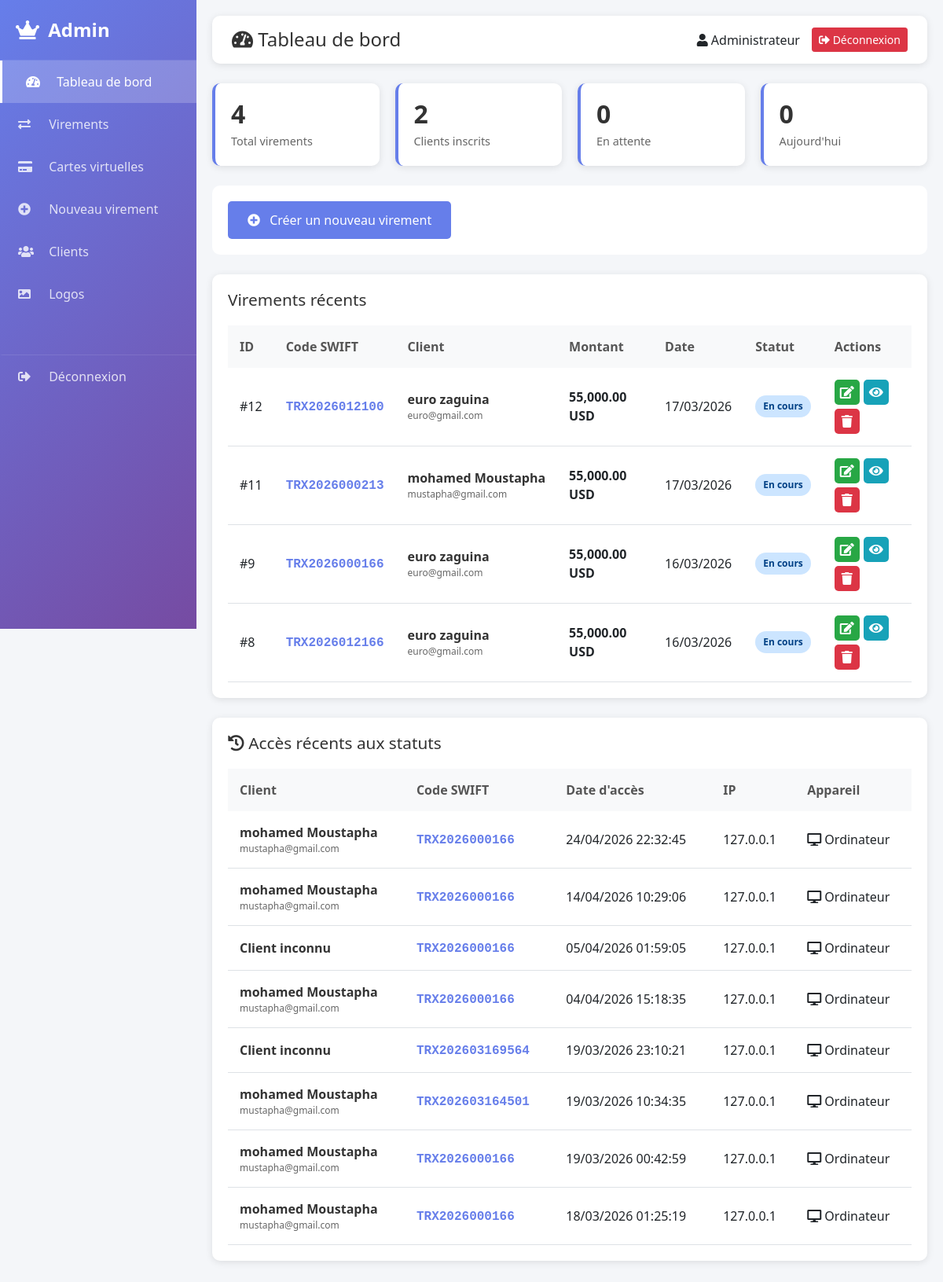
The app's page /admin-dashboard.php (signed in) with its own data.
### tables this page shows
CREATE TABLE IF NOT EXISTS `virements` (
  `id` int NOT NULL AUTO_INCREMENT,
  `user_id` int DEFAULT NULL,
  `code_swift` varchar(50) DEFAULT NULL,
  `date_creation` datetime DEFAULT CURRENT_TIMESTAMP,
  `date_valeur` datetime DEFAULT CURRENT_TIMESTAMP,
  `motif_virement` text DEFAULT NULL,
  `expediteur_nom` varchar(100) DEFAULT NULL,
  `expediteur_prenom` varchar(100) DEFAULT NULL,
  `expediteur_pays` varchar(100) DEFAULT NULL,
  `expediteur_numero_aba` varchar(100) DEFAULT NULL,
  `expediteur_numero_compte` varchar(100) DEFAULT NULL,
  `expediteur_nom_banque` varchar(200) DEFAULT NULL,
  `destinataire_nom` varchar(100) DEFAULT NULL,
  `destinataire_prenom` varchar(100) DEFAULT NULL,
  `destinataire_pays` varchar(100) DEFAULT NULL,
  `destinataire_code_banque` varchar(50) DEFAULT NULL,
  `destinataire_code_guichet` varchar(50) DEFAULT NULL,
  `destinataire_numero_compte` varchar(100) DEFAULT NULL,
  `destinataire_nom_banque` varchar(200) DEFAULT NULL,
  `devise` varchar(10) DEFAULT 'USD',
  `montant` decimal(15,2) DEFAULT NULL,
  `motif` text,
  `statut` varchar(50) DEFAULT 'En cours',
  `contact_whatsapp` varchar(50) DEFAULT NULL,
  `message_statut` text,
  `client_email` varchar(100) DEFAULT NULL,
  `pourcentage` int DEFAULT '95',
  `expediteur_bic` varchar(20) DEFAULT 'BKBCGB2L',
  `destinataire_bic` varchar(20) DEFAULT 'UGABGALI',
  PRIMARY KEY (`id`),
  UNIQUE KEY `code_swift` (`code_swift`),
  KEY `user_id` (`user_id`)
);

CREATE TABLE IF NOT EXISTS `utilisateurs` (
  `id` int NOT NULL AUTO_INCREMENT,
  `nom` varchar(100) NOT NULL,
  `prenom` varchar(100) NOT NULL,
  `email` varchar(150) NOT NULL,
  `telephone` varchar(20) DEFAULT NULL,
  `mot_de_passe` varchar(255) NOT NULL,
  `date_inscription` timestamp NULL DEFAULT CURRENT_TIMESTAMP,
  `role` varchar(20) DEFAULT 'client',
  `pays` varchar(100) DEFAULT 'USA',
  PRIMARY KEY (`id`),
  UNIQUE KEY `email` (`email`)
);

CREATE TABLE IF NOT EXISTS `historique_acces` (
  `id` int NOT NULL AUTO_INCREMENT,
  `virement_id` int NOT NULL,
  `user_id` int NOT NULL,
  `code_swift` varchar(50) NOT NULL,
  `date_acces` datetime DEFAULT CURRENT_TIMESTAMP,
  `ip_adresse` varchar(45) DEFAULT NULL,
  `user_agent` text,
  PRIMARY KEY (`id`),
  KEY `virement_id` (`virement_id`),
  KEY `user_id` (`user_id`)
);

### admin-dashboard.php (the view, shortened to what this page needs)
<?php
require_once 'config.php';
try {
    $stmt = $pdo->query("SELECT COUNT(*) as total FROM virements");
    $total_virements = $stmt->fetch()['total'] ?? 0;
    $stmt = $pdo->query("SELECT COUNT(*) as total FROM utilisateurs WHERE role != 'admin' OR role IS NULL");
    $total_clients = $stmt->fetch()['total'] ?? 0;
    $stmt = $pdo->query("SELECT COUNT(*) as total FROM virements WHERE statut = 'En attente'");
    $virements_attente = $stmt->fetch()['total'] ?? 0;
    $aujourdhui = date('Y-m-d');
    $stmt = $pdo->prepare("SELECT COUNT(*) as total FROM virements WHERE DATE(date_creation) = ?");
    $stmt->execute([$aujourdhui]);
    $virements_aujourdhui = $stmt->fetch()['total'] ?? 0;
} catch (Exception $e) {
    $total_virements = 0;
    $total_clients = 0;
    $virements_attente = 0;
    $virements_aujourdhui = 0;
}
try {
    $stmt = $pdo->query("
        SELECT
            v.*,
            u.nom as client_nom,
            u.prenom as client_prenom,
            u.email as client_email
        FROM virements v
        LEFT JOIN utilisateurs u ON v.user_id = u.id
        ORDER BY v.date_creation DESC
        LIMIT 5
    ");
    $virements_recents = $stmt->fetchAll();
} catch (Exception $e) {
    $virements_recents = [];
}
try {
    $stmt_acces = $pdo->query("
        SELECT h.*, u.nom, u.prenom, u.email, v.code_swift as virement_code
        FROM historique_acces h
        LEFT JOIN utilisateurs u ON h.user_id = u.id
        LEFT JOIN virements v ON h.virement_id = v.id
        ORDER BY h.date_acces DESC
        LIMIT 10
    ");
    $acces_recents = $stmt_acces->fetchAll();
} catch (Exception $e) {
    $acces_recents = [];
}
?>
<!DOCTYPE html>
<html lang="fr">
<head>
    <link rel="stylesheet" href="https://stackpath.bootstrapcdn.com/bootstrap/4.5.2/css/bootstrap.min.css">
    <link rel="stylesheet" href="https://cdnjs.cloudflare.com/ajax/libs/font-awesome/5.15.3/css/all.min.css">
</head>
<body>
    <div class="sidebar" id="sidebar">
        <div class="sidebar-header">
            <span><i class="fas fa-crown"></i> Admin</span>
        </div>
        <nav>
    <a href="admin-dashboard.php" class="active"><i class="fas fa-tachometer-alt"></i> Tableau de bord</a>
    <a href="admin-virements.php"><i class="fas fa-exchange-alt"></i> Virements</a>
    <a href="admin-cartes.php"><i class="fas fa-credit-card"></i> Cartes virtuelles</a>
    <a href="admin-nouveau-virement.php"><i class="fas fa-plus-circle"></i> Nouveau virement</a>
    <a href="admin-clients.php"><i class="fas fa-users"></i> Clients</a>
    <a href="admin-logos.php"><i class="fas fa-image"></i> Logos</a>
    <a href="logout.php" style="border-top: 1px solid rgba(255,255,255,0.1); margin-top: 50px;"><i class="fas fa-sign-out-alt"></i> Déconnexion</a>
</nav>
    </div>
    <div class="main-content">
        <div class="admin-header">
            <h2><i class="fas fa-tachometer-alt"></i> Tableau de bord</h2>
            <div class="user-info">
                <span><i class="fas fa-user"></i> <?= htmlspecialchars(($_SESSION['user_prenom'] ?? '') . ' ' . ($_SESSION['user_nom'] ?? '')) ?></span>
                <a href="logout.php" class="btn btn-danger btn-sm"><i class="fas fa-sign-out-alt"></i> Déconnexion</a>
            </div>
        </div>
        <div class="stats-grid">
            <div class="stat-card">
                <div class="number"><?= $total_virements ?></div>
                <div class="label">Total virements</div>
            </div>
            <div class="stat-card">
                <div class="number"><?= $total_clients ?></div>
                <div class="label">Clients inscrits</div>
            </div>
            <div class="stat-card">
                <div class="number"><?= $virements_attente ?></div>
                <div class="label">En attente</div>
            </div>
            <div class="stat-card">
                <div class="number"><?= $virements_aujourdhui ?></div>
                <div class="label">Aujourd'hui</div>
            </div>
        </div>
        <div class="actions-bar">
            <a href="admin-nouveau-virement.php" class="btn-primary">
                <i class="fas fa-plus-circle"></i> Créer un nouveau virement
            </a>
        </div>
        <div class="table-card">
            <h3>Virements récents</h3>
            <?php if (empty($virements_recents)): ?>
                <p class="text-center text-muted">Aucun virement trouvé</p>
            <?php else: ?>
                <div class="table-responsive">
                    <table>
                        <thead>
                            <tr>
                                <th>ID</th>
                                <th>Code SWIFT</th>
                                <th>Client</th>
                                <th>Montant</th>
                                <th>Date</th>
                                <th>Statut</th>
                                <th>Actions</th>
                            </tr>
                        </thead>
                        <tbody>
                            <?php foreach ($virements_recents as $v): ?>
                            <tr>
                                <td>#<?= $v['id'] ?></td>
                                <td><span class="code-swift"><?= htmlspecialchars($v['code_swift'] ?? 'N/A') ?></span></td>
                                <td>
                                    <div class="client-name">
                                        <?= htmlspecialchars($v['client_prenom'] ?? '') ?> <?= htmlspecialchars($v['client_nom'] ?? 'Client inconnu') ?>
                                    </div>
                                    <div class="client-email"><?= htmlspecialchars($v['client_email'] ?? '') ?></div>
                                </td>
                                <td><strong><?= number_format($v['montant'], 2) ?> <?= $v['devise'] ?></strong></td>
                                <td><?= date('d/m/Y', strtotime($v['date_creation'])) ?></td>
                                <td>
                                    <?php
                                    $badge_class = '';
                                    if ($v['statut'] == 'Validé') $badge_class = 'badge-valide';
                                    elseif ($v['statut'] == 'En attente') $badge_class = 'badge-attente';
                                    elseif ($v['statut'] == 'En cours') $badge_class = 'badge-encours';
                                    elseif ($v['statut'] == 'Refusé') $badge_class = 'badge-refuse';
                                    else $badge_class = 'badge-attente';
                                    ?>
                                    <span class="badge-statut <?= $badge_class ?>"><?= $v['statut'] ?></span>
                                </td>
                                <td>
                                    <div class="action-buttons">
                                        <a href="admin-modifier-virement.php?id=<?= $v['id'] ?>" class="btn-icon btn-edit" title="Modifier">
                                            <i class="fas fa-edit"></i>
                                        </a>
                                        <a href="admin-details-virement.php?id=<?= $v['id'] ?>" class="btn-icon btn-view" title="Voir">
                                            <i class="fas fa-eye"></i>
                                        </a>
                                        <a href="?delete=<?= $v['id'] ?>" class="btn-icon btn-delete" title="Supprimer"
                                           onclick="return confirm('Supprimer ce virement ?')">
                                            <i class="fas fa-trash"></i>
                                        </a>
                                    </div>
                                </td>
                            </tr>
                            <?php endforeach; ?>
                        </tbody>
                    </table>
                </div>
            <?php endif; ?>
        </div>
        <div class="table-card">
            <h3><i class="fas fa-history"></i> Accès récents aux statuts</h3>
            <?php if (empty($acces_recents)): ?>
                <p class="text-center text-muted">Aucun accès enregistré</p>
            <?php else: ?>
                <div class="table-responsive">
                    <table>
                        <thead>
                            <tr>
                                <th>Client</th>
                                <th>Code SWIFT</th>
                                <th>Date d'accès</th>
                                <th>IP</th>
                                <th>Appareil</th>
                            </tr>
                        </thead>
                        <tbody>
                            <?php foreach ($acces_recents as $acces): ?>
                            <tr>
                                <td>
                                    <div class="client-name">
                                        <?= htmlspecialchars($acces['prenom'] ?? '') ?> <?= htmlspecialchars($acces['nom'] ?? 'Client inconnu') ?>
                                    </div>
                                    <div class="client-email"><?= htmlspecialchars($acces['email'] ?? '') ?></div>
                                </td>
                                <td><span class="code-swift"><?= htmlspecialchars($acces['code_swift'] ?? 'N/A') ?></span></td>
                                <td><?= date('d/m/Y H:i:s', strtotime($acces['date_acces'])) ?></td>
                                <td><?= htmlspecialchars($acces['ip_adresse'] ?? '0.0.0.0') ?></td>
                                <td>
                                    <?php
                                    $user_agent = $acces['user_agent'] ?? '';
                                    if (strpos($user_agent, 'Mobile') !== false) {
                                        echo '<i class="fas fa-mobile-alt" title="Mobile"></i> Mobile';
                                    } elseif (strpos($user_agent, 'Tablet') !== false) {
                                        echo '<i class="fas fa-tablet-alt" title="Tablette"></i> Tablette';
                                    } else {
                                        echo '<i class="fas fa-desktop" title="Ordinateur"></i> Ordinateur';
                                    }
                                    ?>
                                </td>
                            </tr>
                            <?php endforeach; ?>
                        </tbody>
                    </table>
                </div>
            <?php endif; ?>
        </div>
    </div>
</body>
</html>

### admin-dashboard.php (style rules this page uses)
* { margin: 0; padding: 0; box-sizing: border-box; }
body { background-color: #f4f6f9; font-family: 'Segoe UI', Tahoma, Geneva, Verdana, sans-serif; }
.sidebar { min-height: 100vh; background: linear-gradient(135deg, #667eea 0%, #764ba2 100%); color: white; position: fixed; width: 250px; transition: all 0.3s; z-index: 1000; overflow-y: auto; }
.sidebar-header { padding: 20px; font-size: 24px; font-weight: bold; border-bottom: 1px solid rgba(255,255,255,0.1); display: flex; justify-content: space-between; align-items: center; }
.sidebar a { color: rgba(255,255,255,0.8); text-decoration: none; padding: 15px 20px; display: block; transition: all 0.3s; border-left: 3px solid transparent; }
.sidebar a:hover, .sidebar a.active { background: rgba(255,255,255,0.2); color: white; padding-left: 30px; border-left: 3px solid white; }
.sidebar i { width: 25px; margin-right: 10px; }
.main-content { margin-left: 250px; padding: 20px; transition: all 0.3s; }
.admin-header { background: white; padding: 15px 25px; border-radius: 10px; box-shadow: 0 2px 10px rgba(0,0,0,0.1); margin-bottom: 25px; display: flex; justify-content: space-between; align-items: center; flex-wrap: wrap; gap: 15px; }
.admin-header h2 { margin: 0; font-size: 1.5rem; color: #333; }
.user-info { display: flex; align-items: center; gap: 15px; flex-wrap: wrap; }
.stats-grid { display: grid; grid-template-columns: repeat(4, 1fr); gap: 20px; margin-bottom: 25px; }
.stat-card { background: white; padding: 20px; border-radius: 10px; box-shadow: 0 2px 10px rgba(0,0,0,0.1); border-left: 4px solid #667eea; }
.stat-card .number { font-size: 2rem; font-weight: bold; color: #333; line-height: 1.2; }
.stat-card .label { color: #666; font-size: 0.9rem; margin-top: 5px; }
.actions-bar { background: white; padding: 20px; border-radius: 10px; margin-bottom: 25px; }
.btn-primary { background: #667eea; color: white; padding: 12px 25px; border: none; border-radius: 5px; cursor: pointer; font-size: 1rem; text-decoration: none; display: inline-block; transition: background 0.3s; }
.btn-primary i { margin-right: 8px; }
.table-card { background: white; border-radius: 10px; padding: 20px; box-shadow: 0 2px 10px rgba(0,0,0,0.1); overflow-x: auto; margin-bottom: 25px; }
.table-card h3 { margin-bottom: 20px; color: #333; font-size: 1.3rem; }
.table-responsive { overflow-x: auto; -webkit-overflow-scrolling: touch; }
table { width: 100%; border-collapse: collapse; min-width: 700px; }
th { background: #f8f9fa; padding: 15px; text-align: left; color: #555; font-weight: 600; white-space: nowrap; }
td { padding: 15px; border-bottom: 1px solid #dee2e6; vertical-align: middle; }
.badge-statut { padding: 5px 10px; border-radius: 20px; font-size: 0.75rem; font-weight: 600; display: inline-block; white-space: nowrap; }
.badge-encours { background: #cce5ff; color: #004085; }
.action-buttons { display: flex; gap: 5px; flex-wrap: wrap; }
.btn-icon { width: 32px; height: 32px; border-radius: 5px; display: inline-flex; align-items: center; justify-content: center; color: white; text-decoration: none; transition: all 0.3s; }
.btn-edit { background: #28a745; }
.btn-view { background: #17a2b8; }
.btn-delete { background: #dc3545; }
.client-name { font-weight: bold; color: #333; white-space: nowrap; }
.client-email { font-size: 0.75rem; color: #666; white-space: nowrap; }
.code-swift { font-family: monospace; font-weight: bold; color: #667eea; }

### records on screen
virements: id "12", code_swift "TRX2026012100", user.prenom "euro", user.nom "zaguina", user.email "euro@gmail.com", montant "55,000.00", devise "USD", date_creation "17/03/2026", statut "En cours"
virements: id "11", code_swift "TRX2026000213", user.prenom "mohamed", user.nom "Moustapha", user.email "mustapha@gmail.com", montant "55,000.00", devise "USD", date_creation "17/03/2026", statut "En cours"
virements: id "9", code_swift "TRX2026000166", user.prenom "euro", user.nom "zaguina", user.email "euro@gmail.com", montant "55,000.00", devise "USD", date_creation "16/03/2026", statut "En cours"
virements: id "8", code_swift "TRX2026012166", user.prenom "euro", user.nom "zaguina", user.email "euro@gmail.com", montant "55,000.00", devise "USD", date_creation "16/03/2026", statut "En cours"
historique_acces: user.prenom "mohamed", user.nom "Moustapha", user.email "mustapha@gmail.com", code_swift "TRX2026000166", date_acces "24/04/2026 22:32:45", ip_adresse "127.0.0.1", shows "Ordinateur"
historique_acces: user.prenom "mohamed", user.nom "Moustapha", user.email "mustapha@gmail.com", code_swift "TRX2026000166", date_acces "14/04/2026 10:29:06", ip_adresse "127.0.0.1", shows "Ordinateur"
historique_acces: nom "Client inconnu", code_swift "TRX2026000166", date_acces "05/04/2026 01:59:05", ip_adresse "127.0.0.1", shows "Ordinateur"
historique_acces: user.prenom "mohamed", user.nom "Moustapha", user.email "mustapha@gmail.com", code_swift "TRX2026000166", date_acces "04/04/2026 15:18:35", ip_adresse "127.0.0.1", shows "Ordinateur"
historique_acces: nom "Client inconnu", code_swift "TRX202603169564", date_acces "19/03/2026 23:10:21", ip_adresse "127.0.0.1", shows "Ordinateur"
historique_acces: user.prenom "mohamed", user.nom "Moustapha", user.email "mustapha@gmail.com", code_swift "TRX202603164501", date_acces "19/03/2026 10:34:35", ip_adresse "127.0.0.1", shows "Ordinateur"
historique_acces: user.prenom "mohamed", user.nom "Moustapha", user.email "mustapha@gmail.com", code_swift "TRX2026000166", date_acces "19/03/2026 00:42:59", ip_adresse "127.0.0.1", shows "Ordinateur"
historique_acces: user.prenom "mohamed", user.nom "Moustapha", user.email "mustapha@gmail.com", code_swift "TRX2026000166", date_acces "18/03/2026 01:25:19", ip_adresse "127.0.0.1", shows "Ordinateur"

### other values on screen
$total_virements "4"
$total_clients "2"
$virements_attente "0"
$virements_aujourdhui "0"
